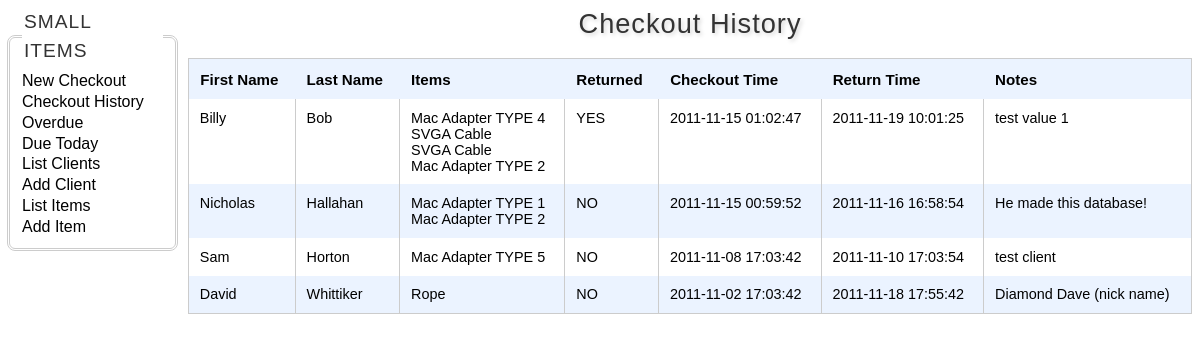
The page / on the database its author committed.
### tables this page shows
CREATE TABLE IF NOT EXISTS `checkout` (
  `checkout_id` int(11) NOT NULL AUTO_INCREMENT,
  `client_id` int(11) NOT NULL,
  `returned` enum('NO','YES') NOT NULL DEFAULT 'NO',
  `checkout_time` datetime DEFAULT NULL,
  `return_time` datetime DEFAULT NULL,
  `notes` text,
  PRIMARY KEY (`checkout_id`),
  KEY `client_id` (`client_id`)
);

CREATE TABLE IF NOT EXISTS `client` (
  `first_name` varchar(25) DEFAULT NULL,
  `last_name` varchar(25) DEFAULT NULL,
  `psu_id` char(11) DEFAULT NULL,
  `phone` varchar(14) DEFAULT NULL,
  `email` varchar(25) DEFAULT NULL,
  `notes` text,
  `client_id` int(11) NOT NULL AUTO_INCREMENT,
  PRIMARY KEY (`client_id`)
);

CREATE TABLE IF NOT EXISTS `checkoutitem` (
  `checkoutitem_id` int(11) NOT NULL AUTO_INCREMENT,
  `checkout_id` int(11) NOT NULL,
  `item_id` int(11) NOT NULL,
  PRIMARY KEY (`checkoutitem_id`),
  KEY `checkout_id` (`checkout_id`),
  KEY `item_id` (`item_id`)
);

CREATE TABLE IF NOT EXISTS `item` (
  `name` varchar(25) NOT NULL,
  `descr` text,
  `type` enum('TYPE 1','TYPE 2','TYPE 3','TYPE 4','TYPE 5','TYPE 6') DEFAULT NULL,
  `item_id` int(11) NOT NULL AUTO_INCREMENT,
  PRIMARY KEY (`item_id`)
);

### history.php (called while the page is built)
<?php
include 'start.php';
$header_name = "Checkout History";
$checkout_query =
"SELECT *
FROM checkout
JOIN client USING( client_id )
ORDER BY checkout_time DESC;";
include 'history_table.php';
?>

### index.php (called while the page is built)
<?php
include "history.php";
?>

### history_table.php (the view, shortened to what this page needs)
<?php
function itemsForCheckout( $checkout_id )
{
  $q = "SELECT *
        FROM item
        JOIN checkoutitem USING(item_id)
        WHERE checkoutitem.checkout_id = " . $checkout_id . ";";
  $qres = mysql_query( $q );
  return $qres;
}
$r = mysql_query( $checkout_query );
?>
<body>
<?php include("menu.php"); ?>
<div id="wrapper">
	<table>
		<h1> <?php echo $header_name ?> </h1>
		<tr>
			<th scope="col">First Name</th>
			<th scope="col">Last Name</th>
			<th scope="col">Items</th>
			<th scope="col">Returned</th>
			<th scope="col">Checkout Time</th>
			<th scope="col">Return Time</th>
			<th scope="col">Notes</th>
		</tr>
		<?php
 		$odd = 0;
		while( $row = mysql_fetch_array($r) )
		{
			if ( ($odd % 2) == 1)
				echo '<tr class = "odd">';
			else
				echo '<tr>';
			echo '<td>' . $row['first_name'] . '</td>';
			echo '<td>' . $row['last_name'] . '</td>';
			echo '<td>';
			$coitems = itemsForCheckout( $row['checkout_id'] );
			while( $itemrow = mysql_fetch_array( $coitems ) )
			{
				echo $itemrow['name'] .  ' ' . $itemrow['type']  . '<br/>';
			}
			echo '</td>';
			echo '<td>' . $row['returned'] . '</td>';
			echo '<td>' . $row['checkout_time'] . '</td>';
			echo '<td>' . $row['return_time'] . '</td>';
			echo '<td>' . $row['notes'] . '</td>';
			echo '</tr>';
			$odd++;
		}
		?>
	</table>
</div>
</body>
</html>

### start.php (shortened to what this page needs)
<html>
<head>
<link href="style.css" rel="stylesheet" type="text/css" />
<link href="itunestable.css" rel="stylesheet" type="text/css" />
</head>

### menu.php
<div id="menu">
	<fieldset>
		<legend>Small Items</legend>
		<a href="newcheckout.php">New Checkout</a><br/>
		<a href="history.php">Checkout History</a><br/>
		<a href="overdue.php">Overdue</a><br/>
		<a href="duetoday.php">Due Today</a><br/>
		<a href="listclients.php">List Clients</a><br/>
		<a href="addclient.php">Add Client</a><br/>
		<a href="listitems.php">List Items</a><br/>
		<a href="additem.php">Add Item</a><br/>
	</fieldset>
	<br/>
</div>

### style.css (style rules this page uses)
body { background-color: white; font-family: "Apple Gothic", "Segoe UI Semibold", Helvetica, sans-serif; }
a { color: black; }
a:link { text-decoration: none; }
h1 { text-align: center; text-shadow: lightgray 2px 2px 4px; font-weight:lighter; color:#333; letter-spacing:1px; font-size:1.7em; }
legend { font-weight:lighter; font-family:"Apple Gothic", "Segoe UI Semibold", Helvetica, sans-serif; text-align:left; color:#333; text-transform:uppercase; letter-spacing:1px; font-size:1.2em; line-height:1.5em; }
fieldset { text-align:left; border:3px double #ccc; -webkit-border-radius:8px; -moz-border-radius:8px; border-radius:8px; }
#menu { position: fixed; left: 5px; top: 8px; width: 175px; line-height: 1.3em; }
#wrapper { margin-right: 0; margin-left: 180px; font-family: "Apple Gothic", "Segoe UI Semibold", Helvetica, sans-serif; }

### itunestable.css (style rules this page uses)
table { font: 90% "Apple Gothic", "Segoe UI Semibold", Helvetica, sans-serif; color: #000; text-align: left; border-collapse: collapse; border: 1px solid #ccc; width: 100%; }
tr.odd { background-color: #ebf3ff; }
table th { font-size: 105%; color: #000; background: #ebf3ff repeat-x; height: 33px; }
tr { vertical-align: top; }
tr,th,td { padding: .75em; }
td { border-left: 1px solid #ccc; }

### rows shown on the page
checkout: client.first_name "Billy", client.last_name "Bob", returned "YES", checkout_time "2011-11-15 01:02:47", return_time "2011-11-19 10:01:25", client.notes "test value 1"
checkoutitem: item.name "Mac Adapter", item.type "TYPE 4"
checkoutitem: item.name "SVGA Cable"
checkoutitem: item.name "SVGA Cable"
checkoutitem: item.name "Mac Adapter", item.type "TYPE 2"
checkout: client.first_name "Nicholas", client.last_name "Hallahan", returned "NO", checkout_time "2011-11-15 00:59:52", return_time "2011-11-16 16:58:54", client.notes "He made this database!"
checkoutitem: item.name "Mac Adapter", item.type "TYPE 1"
checkoutitem: item.name "Mac Adapter", item.type "TYPE 2"
checkout: client.first_name "Sam", client.last_name "Horton", returned "NO", checkout_time "2011-11-08 17:03:42", return_time "2011-11-10 17:03:54", client.notes "test client"
checkoutitem: item.name "Mac Adapter", item.type "TYPE 5"
checkout: client.first_name "David", client.last_name "Whittiker", returned "NO", checkout_time "2011-11-02 17:03:42", return_time "2011-11-18 17:55:42", client.notes "Diamond Dave (nick name)"
checkoutitem: item.name "Rope"

### other values the page prints
$header_name "Checkout History"
